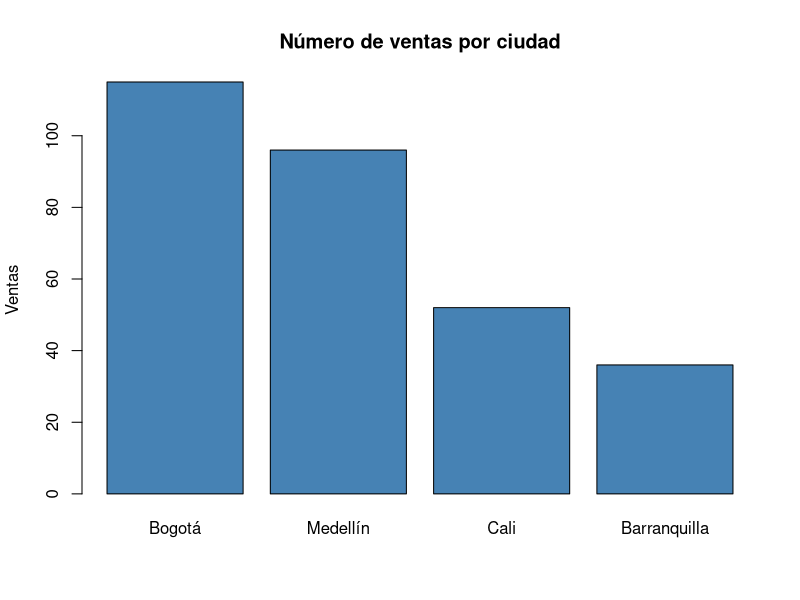
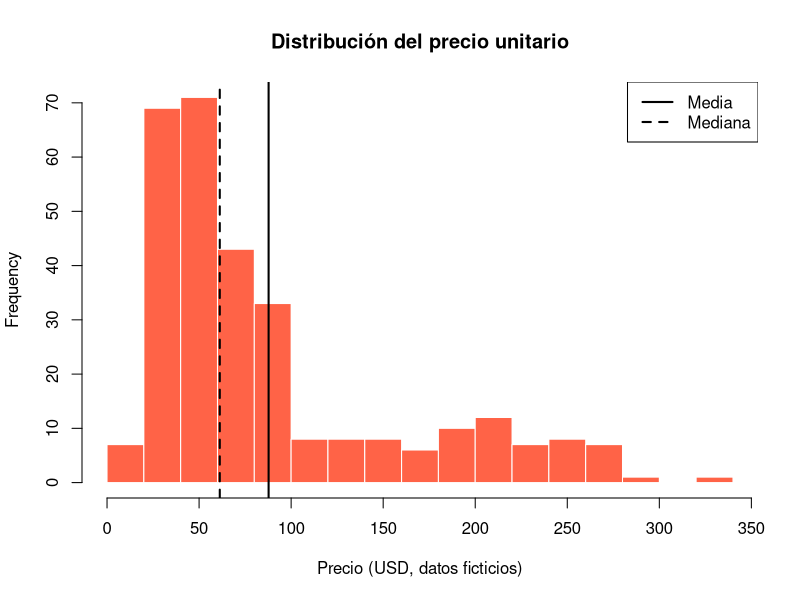
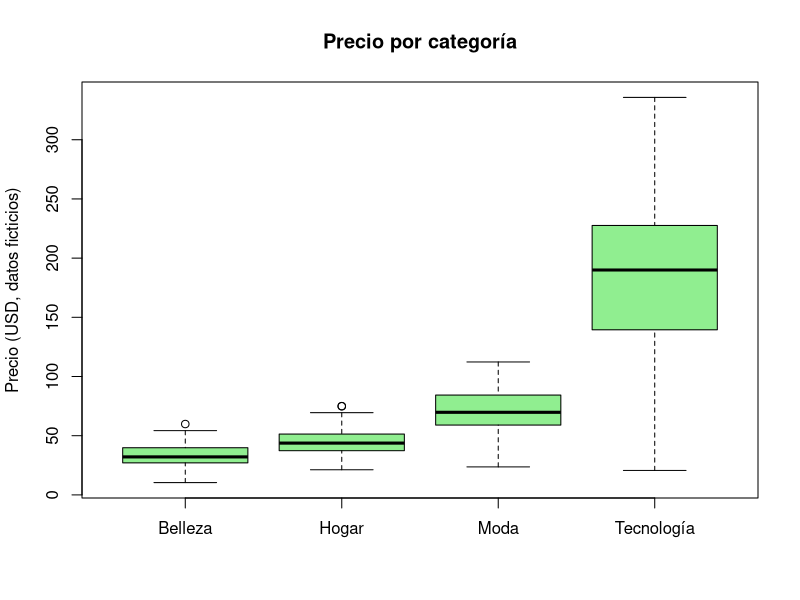
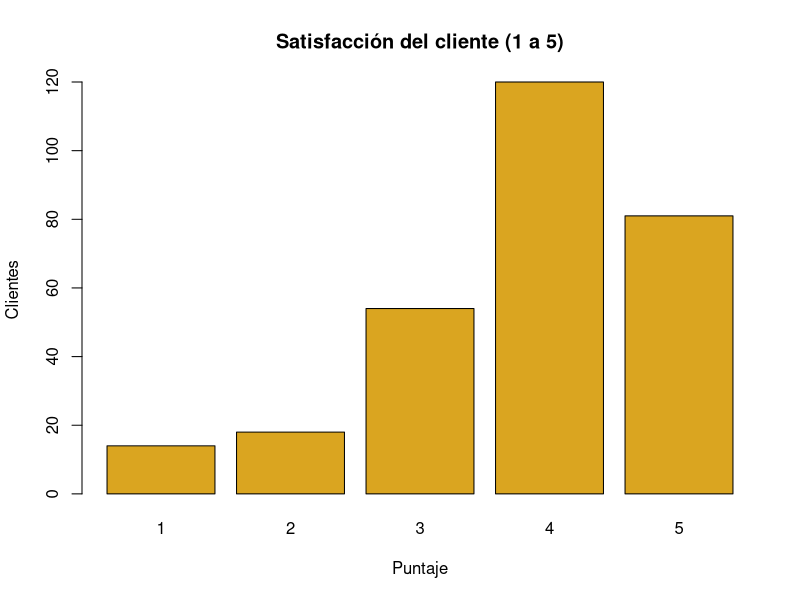

Generate these figures, in order, with R:
# 06. Gráficos básicos con R base (no necesita instalar paquetes)
ventas <- read.csv("datos/ventas_tienda.csv", encoding = "UTF-8")
ventas <- ventas[ventas$unidades < 60, ]   # sin el error de digitación (ver script 05)

dir.create("graficos", showWarnings = FALSE)
png("graficos/01_ventas_por_ciudad.png", width = 900, height = 600, res = 120)
barplot(sort(table(ventas$ciudad), decreasing = TRUE),
        main = "Número de ventas por ciudad", ylab = "Ventas", col = "steelblue")
dev.off()

png("graficos/02_histograma_precio.png", width = 900, height = 600, res = 120)
hist(ventas$precio_unitario, breaks = 15, col = "tomato", border = "white",
     main = "Distribución del precio unitario", xlab = "Precio (USD, datos ficticios)")
abline(v = mean(ventas$precio_unitario), lwd = 2)
abline(v = median(ventas$precio_unitario), lwd = 2, lty = 2)
legend("topright", legend = c("Media", "Mediana"), lty = c(1, 2), lwd = 2)
dev.off()

png("graficos/03_precio_por_categoria.png", width = 900, height = 600, res = 120)
boxplot(precio_unitario ~ categoria, data = ventas, col = "lightgreen",
        main = "Precio por categoría", xlab = "", ylab = "Precio (USD, datos ficticios)")
dev.off()

png("graficos/04_satisfaccion.png", width = 900, height = 600, res = 120)
barplot(table(ventas$satisfaccion), col = "goldenrod",
        main = "Satisfacción del cliente (1 a 5)", xlab = "Puntaje", ylab = "Clientes")
dev.off()
